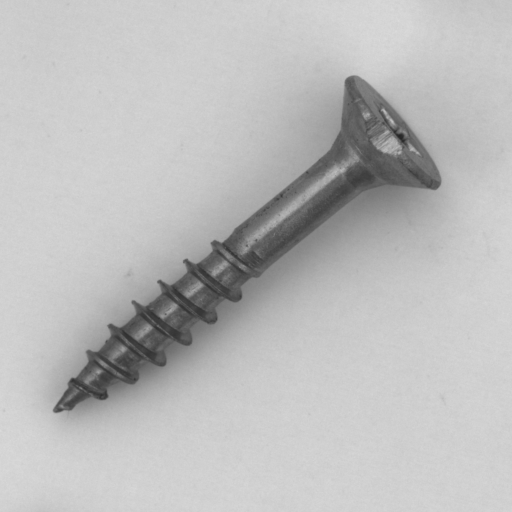
#> input picture datasets/004.png, 1024 x 1024 px (shown at 1/2 size)
$ python process.py
#> lines starting #> are read from the running program, lines starting #| are printed output that depends on the picture
import cv2
import numpy as np

# 1. 读取原图和掩码（确保尺寸一致）
image = cv2.imread('004.png')    # 原图（彩色）
#> image is the input picture: shape (1024, 1024, 3); min 36, max 220, mean 187.7
mask = cv2.imread('004_foreground.png', cv2.IMREAD_GRAYSCALE)  # 掩码（单通道）
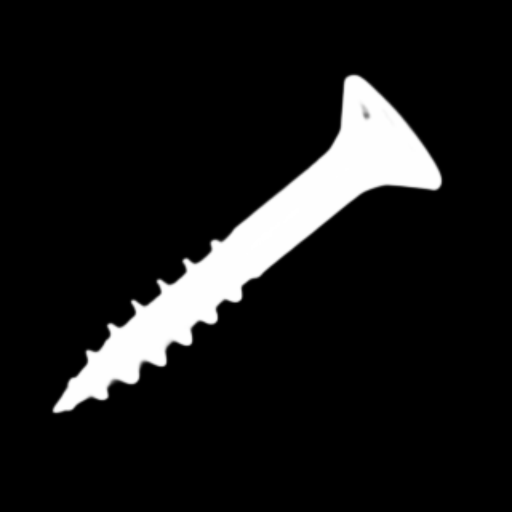
#> input picture datasets/004_foreground.png, 1024 x 1024 px (shown at 1/2 size)
#> mask is the input picture: shape (1024, 1024); min 0, max 255, mean 24.6

# 3. 归一化掩码到 [0, 1]
mask_normalized = mask.astype(np.float32) / 255.0

mask_normalized = cv2.merge([mask_normalized, mask_normalized, mask_normalized])
#> mask_normalized: shape (1024, 1024, 3) float32
mask_normalized = 1-mask_normalized
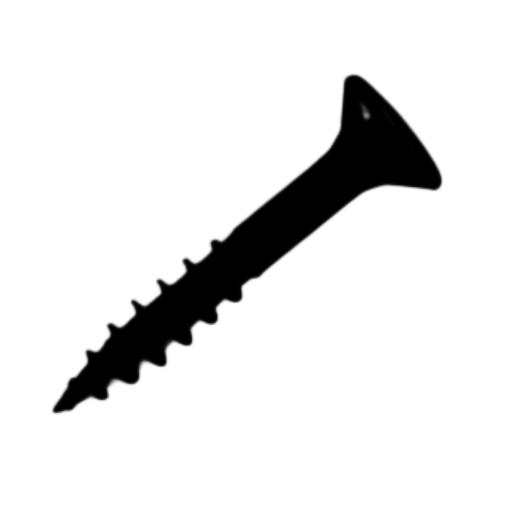
#> mask_normalized: shape (1024, 1024, 3) float32 (shown at 1/2 size); min 0, max 1, mean 0.904
# 5. 相乘
result = cv2.multiply(image.astype(np.float32), mask_normalized)
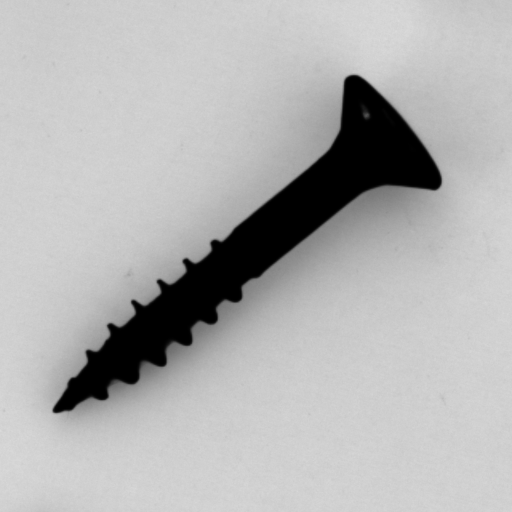
#> result: shape (1024, 1024, 3) float32 (shown at 1/2 size); min 0, max 220, mean 178.3

# 6. 转换为8位并保存
result = np.clip(result, 0, 255).astype(np.uint8)
cv2.imwrite('result1.png', result)

width, height = 1024, 1024
white_image = np.ones((height, width, 3), dtype=np.uint8) * 255

# 保存图像
cv2.imwrite('white_image.png', white_image)
